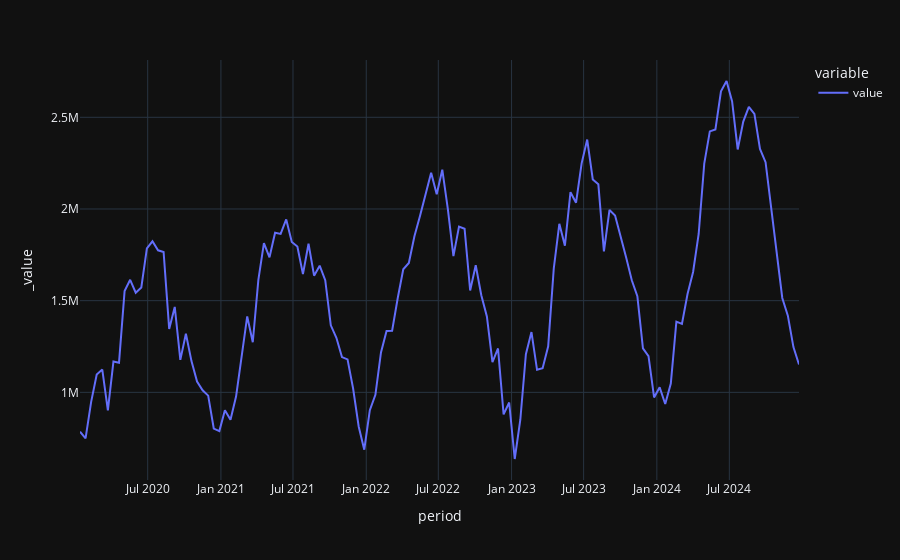

Notebook code for this chart:
### Code cell
x.plot()

### Figure 1 — Plotly figure (JSON) as saved in the notebook; plotly's stock layout.template omitted (floating-point values rounded to 4 significant figures; data arrays with more than 128 entries replaced by an {"elided": "..."} marker saying what was removed)
{"data": [{"hovertemplate": "variable=value<br>period=%{x}<br>_value=%{y}<extra></extra>", "legendgroup": "value", "line": {"color": "#636efa", "dash": "solid"}, "marker": {"symbol": "circle"}, "mode": "lines", "name": "value", "orientation": "v", "showlegend": true, "type": "scatter", "x": {"elided": "130 str values"}, "xaxis": "x", "y": {"elided": "130 int values"}, "yaxis": "y"}], "layout": {"legend": {"title": {"text": "variable"}, "tracegroupgap": 0}, "margin": {"t": 60}, "xaxis": {"anchor": "y", "domain": [0, 1], "title": {"text": "period"}}, "yaxis": {"anchor": "x", "domain": [0, 1], "title": {"text": "_value"}}}}
